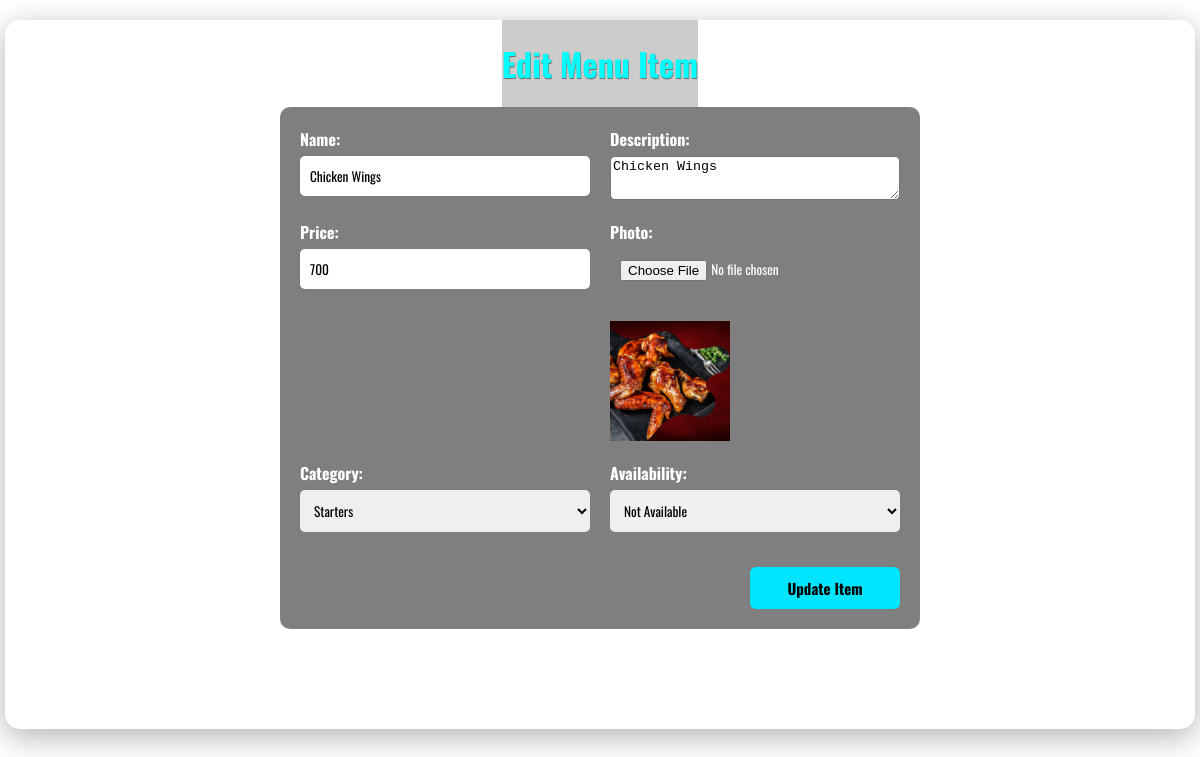
/admin/updt_menu.php?id=3, run on the app's committed database.
### tables this page shows
CREATE TABLE `foods` (
  `id` int(11) NOT NULL,
  `name` varchar(100) NOT NULL,
  `description` text DEFAULT NULL,
  `price` float NOT NULL,
  `photo` varchar(255) NOT NULL,
  `availability` enum('available','not available') NOT NULL,
  `category` enum('Starters','Main Course','Desserts','Beverages','Specials') NOT NULL
);

### admin/updt_menu.php (the view, shortened to what this page needs)
<?php
include '../dbconnect.php';
$id=$_GET['id'];
$sql="SELECT * FROM foods where id='$id'";
$result=mysqli_query($conn,$sql);
$row=mysqli_fetch_assoc($result);
?>
<!DOCTYPE html>
<html lang="en">
<head>
</head>
<body>
<div class="main">
    <div class="welcome">
        <div class="heading">
            <h1>Edit Menu Item</h1>
        </div>
        <form action="" method="POST" enctype="multipart/form-data">
            <div class="form-row">
                <div class="form-group">
                    <label for="name">Name:</label>
                    <input type="text" name="name" value="<?php echo $row['name']; ?>" required>
                </div>
                <div class="form-group">
                    <label for="desc">Description:</label>
                    <textarea name="description" required><?php echo $row['description']; ?></textarea>
                </div>
            </div>
            <div class="form-row">
                <div class="form-group">
                    <label for="price">Price:</label>
                    <input type="number" name="price" value="<?php echo $row['price']; ?>" required>
                </div>
                <div class="form-group">
                    <label for="photo">Photo:</label>
                    <input type="file" name="photo" accept="Image/*" required>
                    <br>
                    <img src="<?php echo $row['photo']; ?>" width="120" alt="">
                </div>
            </div>
            <div class="form-row">
                <div class="form-group">
                    <label for="category">Category:</label>
                    <select name="category" required>
                        <option value="Starters" <?php if($row['category'] == 'Starters') echo 'selected'; ?>>Starters</option>
                    </select>
                </div>
                <div class="form-group">
                    <label for="avai">Availability:</label>
                    <select name="availability" required>
                        <option value="not available" <?php if($row['availability'] == 'not available') echo 'selected'; ?>>Not Available</option>
                    </select>
                </div>
            </div>
            <div class="form-group">
                <div class="btn">
                    <input type="submit" name="submit" value="Update Item">
                </div>
            </div>
        </form>
    </div>
</div>
</body>
</html>

### admin/updt_menu.php (style rules this page uses)
html, body { margin: 0; padding: 0; }
body { background-image: url(https://img.freepik.com/premium-photo/realistic-photo-blurred-restaurant-background-with-some-people-eating-chefs-waiters-working-high-resolution-superdetail-16k_967785-42409.jpg); background-size: cover; background-repeat: no-repeat; background-attachment: fixed; font-family: 'Oswald', sans-serif; color: white; padding-bottom: 20px; }
.welcome { background-color: rgba(255, 255, 255, 0.05); margin: 0 5px; border-radius: 15px; box-shadow: 0 8px 32px rgba(0, 0, 0, 0.3); padding-bottom: 60px; margin-top: 20px; }
.heading { text-align:center; }
.welcome h1 { color: aqua; background-color:rgba(0, 0, 0, 0.2); border radius:10px; font-weight: 700; text-align: center; padding: 20px 0; text-shadow: 0.5px 0.5px 1px rgba(0, 0, 0, 0.5); display:inline-block; margin:0 auto; }
form { background-color: rgba(0, 0, 0, 0.5); padding: 20px; border-radius: 10px; margin: 0 auto 40px; width: 600px; font-weight: 700; font-size: 20px; }
.form-row { display: flex; gap: 20px; margin-bottom: 20px; }
.form-group { flex: 1; display: flex; flex-direction: column; }
label { margin-bottom: 5px; font-size: 16px; }
input, select { padding: 10px; border: none; border-radius: 5px; font-family: 'Oswald', sans-serif; }
.btn { text-align: right; margin-top: 15px; }
.btn input[type='submit'] { background-color: #00E5FF; width: 150px; border-radius: 6px; border: none; font-weight: bold; font-size: 15px; cursor: pointer; font-family: 'Oswald', sans-serif; transition: background-color 0.7s ease; }
textarea { height:38px; border-radius:5px; }

### data on the page
foods: name "Chicken Wings", description "Chicken Wings", price "700", photo (picture), category "Starters", availability "Not Available"
